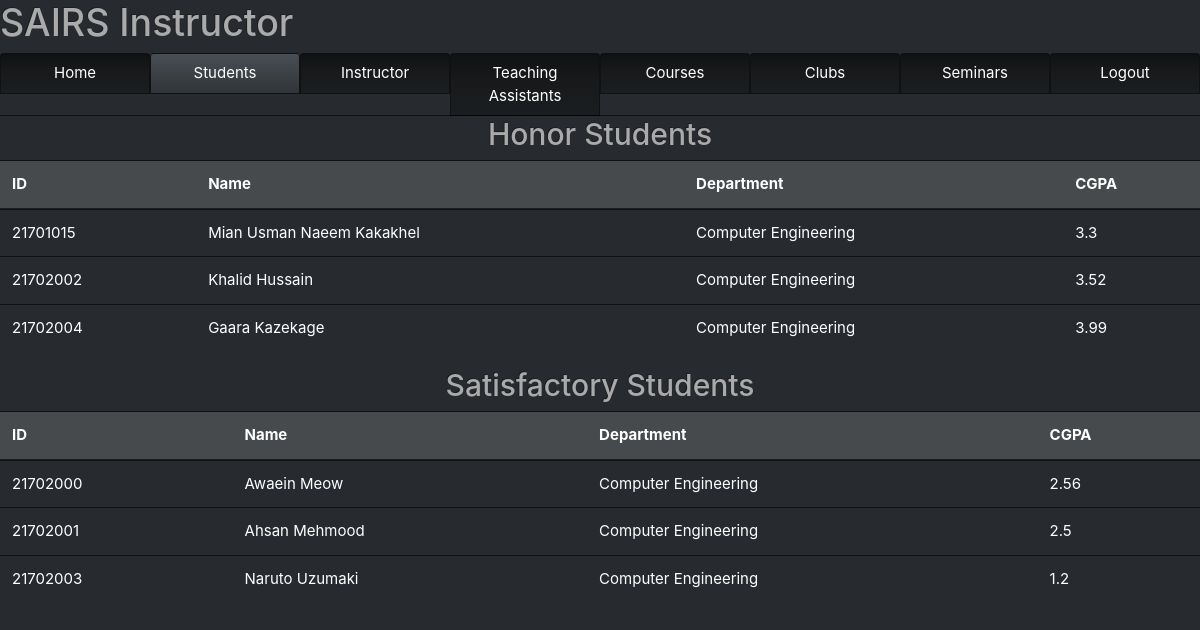
/html/Instructor/inst_Stud.php (signed in), run on the app's committed database.
### tables this page shows
CREATE TABLE `Person` (
  `person_ID` int(64) NOT NULL,
  `first_name` varchar(32) NOT NULL,
  `last_name` varchar(32) NOT NULL,
  `hash_password` varchar(32) NOT NULL,
  `login_status` enum('On','Off') DEFAULT NULL,
  `phone` varchar(32) DEFAULT NULL,
  `email` varchar(32) DEFAULT NULL,
  `gender` enum('Male','Female','Other') DEFAULT NULL,
  `address` varchar(64) DEFAULT NULL
);

CREATE TABLE `Dept_Person` (
  `name` varchar(64) NOT NULL,
  `person_ID` int(64) NOT NULL
);

CREATE TABLE `Student` (
  `student_ID` int(64) NOT NULL,
  `advisor_ID` int(64) DEFAULT NULL,
  `current_semester` int(11) DEFAULT NULL,
  `total_semesters` int(11) DEFAULT NULL,
  `rank` int(11) DEFAULT NULL,
  `degree` enum('Bachelors','Masters','PhD') DEFAULT NULL,
  `register_limit` int(11) DEFAULT NULL,
  `can_register` enum('Yes','No') DEFAULT NULL,
  `cgpa` double DEFAULT NULL
);

### html/Instructor/inst_Stud.php (the view, shortened to what this page needs)
<?php
require "../../php/config.php";
if (isset($_SESSION['person_ID'])){
    try {
        $connection = new PDO($dsn, $username, $password, $options);
        $id = $_SESSION['person_ID'];
        $sql = "SELECT P.person_ID, P.first_name, P.last_name, D.name, S.cgpa
                FROM Person as P, Dept_Person as D, Student as S
                WHERE S.advisor_ID = $id and P.person_ID = S.student_ID and D.person_ID = S.student_ID and S.cgpa >= coalesce(3.00, S.cgpa);";
        $statement1 = $connection->prepare($sql);
        $statement1->execute();
        $honor = $statement1->fetchAll();
        $sql = "SELECT P.person_ID, P.first_name, P.last_name, D.name, S.cgpa
        FROM Person as P, Dept_Person as D, Student as S
        WHERE S.advisor_ID = $id and P.person_ID = S.student_ID and D.person_ID = S.student_ID and S.cgpa < coalesce(3.00, S.cgpa);";
        $statement1 = $connection->prepare($sql);
        $statement1->execute();
        $satis = $statement1->fetchAll();
    }
    catch(PDOException $error) {
    echo $sql . "<br>" . $error->getMessage();
    }
}else{
  header("Location: http://localhost/html/Login/Login_as_Student.php");
    exit();
}
?>
<!DOCTYPE html>
<html>
    <head>
        <link rel = "stylesheet" type="text/css" href="../../css/bootstrap.css">
    </head>
    <h1>SAIRS Instructor</h1>
    <body>
        <div>
        <ul class="nav nav-tabs sticky-top nav-justified">
                <li class="nav-item">
                    <a class="nav-link" data-toggle="tab" href="inst_Home.php">Home</a>
                </li>
                <li class="nav-item active">
                  <a class="nav-link active" data-toggle="tab" href="inst_Stud.php">Students</a>
                </li>
                <li class="nav-item">
                  <a class="nav-link" data-toggle="tab" href="inst_Details.php">Instructor</a>
                </li>
                <li class="nav-item">
                    <a class="nav-link" data-toggle="tab" href="inst_TA.php">Teaching Assistants</a>
                </li>
                <li class="nav-item">
                    <a class="nav-link" data-toggle="tab" href="inst_Course.php">Courses</a>
                </li>
                <li class="nav-item">
                    <a class="nav-link" data-toggle="tab" href="Instructor_Clubs.php">Clubs</a>
                </li>
                <li class="nav-item">
                  <a class="nav-link" data-toggle="tab" href="Instructor_Seminar.php">Seminars</a>
              </li>
              <li class="nav-item">
                <a class="nav-link" href="../../php/logout.inc.php">Logout</a>
              </li>
              </ul>
              <div id="myTabContent" class="tab-content">
                <div class="tab-pane fade active show" id="students">
                <div class="container text-center">
                    <h2>Honor Students</h2>
                </div>
                <table class="table">
                  <thead>
                    <tr class = "table-active ">
                      <th scope="col">ID</th>
                      <th scope="col">Name</th>
                      <th scope="col">Department</th>
                      <th scope="col">CGPA</th>
                  </thead>
                  <tbody>
                  <?php foreach($honor as $adv) {?>
                    <tr>
                            <td><?php echo $adv['person_ID']; ?></td>
                            <td><a href="inst_Stud_Info.php?studentID=<?php echo $adv['person_ID'];?>"><?php echo $adv['first_name'];echo " " ;echo $adv['last_name'];?></a></td>
                            <td><?php echo $adv['name']; ?></td>
                            <td><?php echo $adv['cgpa']; ?></td>
                    </tr>
                    <?php } ?>
                  </tbody>
                </table>
                <div class="container text-center">
                <h2>Satisfactory Students</h2>
                </div>
                <table class="table">
                  <thead>
                    <tr class = "table-active ">
                      <th scope="col">ID</th>
                      <th scope="col">Name</th>
                      <th scope="col">Department</th>
                      <th scope="col">CGPA</th>
                  </thead>
                  <tbody>
                  <?php foreach($satis as $adv) {?>
                    <tr>
                            <td><?php echo $adv['person_ID']; ?></td>
                            <td><a href="inst_Stud_Info.php?studentID=<?php echo $adv['person_ID'];?>"><?php echo $adv['first_name'];echo " " ;echo $adv['last_name'];?></a></td>
                            <td><?php echo $adv['name']; ?></td>
                            <td><?php echo $adv['cgpa']; ?></td>
                    </tr>
                    <?php } ?>
                  </tbody>
                </table>
                </div>
              </div>
        </div>
    </body>
</html>

### data on the page
person: person_ID "21701015", first_name "Mian Usman Naeem", last_name "Kakakhel", dept_person.name "Computer Engineering", student.cgpa "3.3"
person: person_ID "21702002", first_name "Khalid", last_name "Hussain", dept_person.name "Computer Engineering", student.cgpa "3.52"
person: person_ID "21702004", first_name "Gaara", last_name "Kazekage", dept_person.name "Computer Engineering", student.cgpa "3.99"
person: person_ID "21702000", first_name "Awaein", last_name "Meow", dept_person.name "Computer Engineering", student.cgpa "2.56"
person: person_ID "21702001", first_name "Ahsan", last_name "Mehmood", dept_person.name "Computer Engineering", student.cgpa "2.5"
person: person_ID "21702003", first_name "Naruto", last_name "Uzumaki", dept_person.name "Computer Engineering", student.cgpa "1.2"
